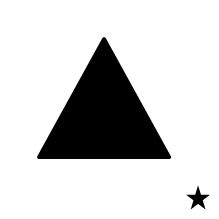
%> input picture images/segitiga.jpeg, 219 x 219 px
$ octave perkalian_antara_dua_citra.m   (GNU Octave 9; MATLAB toolbox functions it lacks are replaced by stand-ins)
%> lines starting %> are read from the running program, lines starting %| are printed output that depends on the picture
%%%%%%%%%%%%%%%%%%%%%%%%%%%%%%%%
%% Perkalian Antara Dua Citra %%
%%%%%%%%%%%%%%%%%%%%%%%%%%%%%%%%

clear all;

P = double(imread('images/segitiga.jpeg'));
%> P: size 219x219x3 double; min 0, max 255, mean 209; mean of the top-left, top-right, bottom-left and bottom-right quarters 215.3, 230.2, 191.9, 198.8
figure(1), imshow(uint8(P));

Q = double(imread('images/segitiga_kebalik.jpeg'));
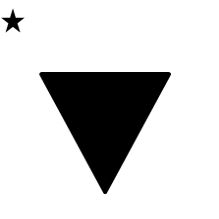
%> input picture images/segitiga_kebalik.jpeg, 219 x 219 px
%> Q: size 219x219x3 double; min 0, max 255, mean 209.6; mean of the top-left, top-right, bottom-left and bottom-right quarters 202.5, 213.1, 204.4, 218.3
figure(2), imshow(uint8(Q));

[N, M, K] = size(P);
%> N = 219; M = 219; K = 3

%Citra_mul = zeros(N, M, K);

for n = 1 : N
    for m = 1 : M
        for k = 1 : K
            Citra_mul(n,m,k) = P(n,m,k) * Q(n,m,k);
        end
    end
end
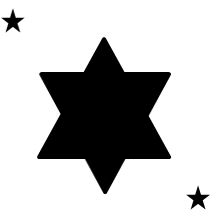
%> Citra_mul: size 219x219x3 double; min 0, max 65025, mean 49300; drawn with min black and max white

if K == 3
    d = max(max(max(Citra_mul)));
%> d = 65025
else
    d = max(max(Citra_mul));
end

Citra_mul = Citra_mul*255/d;
figure(3), imshow(uint8(Citra_mul));
